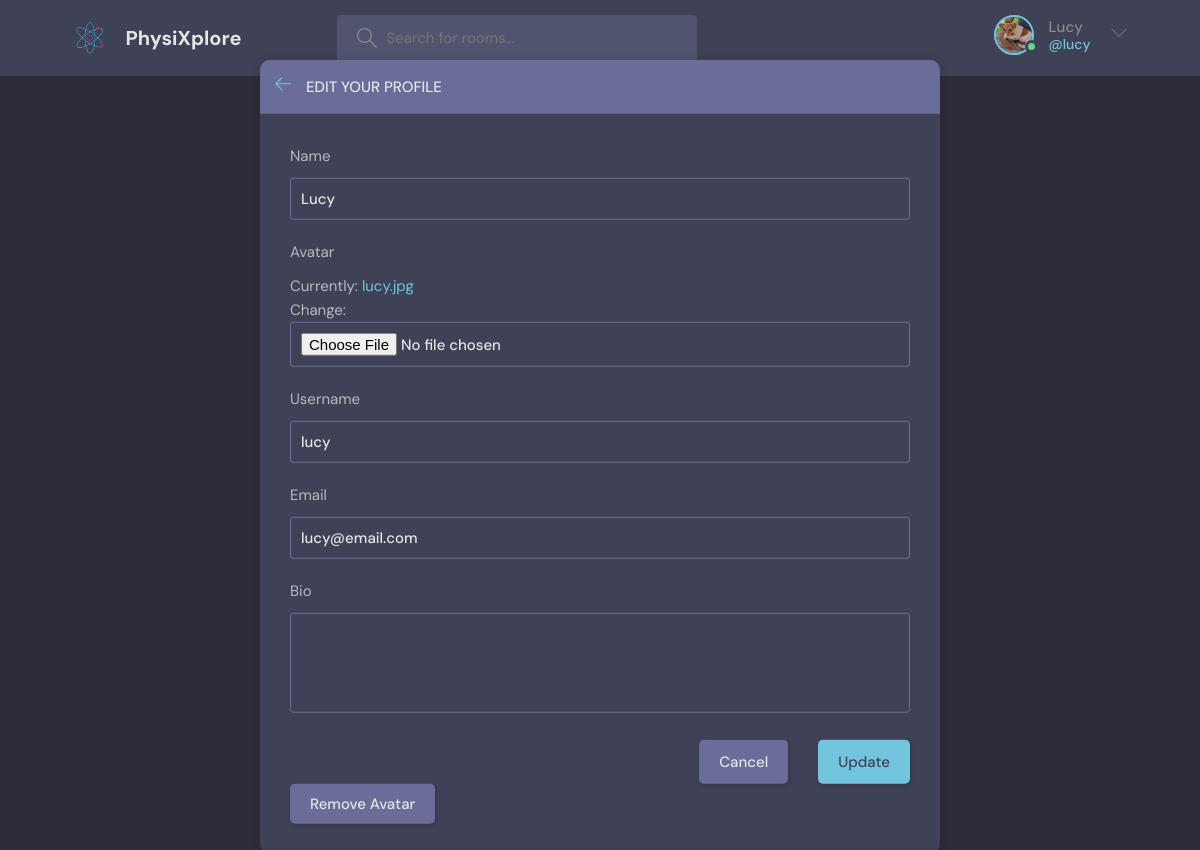
The app's page /update-user/ (signed in) with its own data.
### base/models.py (models this page shows)
class User(AbstractUser):
    name = models.CharField(max_length=200, null=True)
    email = models.EmailField(unique=True, null=True)
    bio = models.TextField(null=True, blank=True, default="Hey, there I'm using PhysiXplorer!")
    avatar = models.ImageField(null=True, default="avatar.svg")
    USERNAME_FIELD = 'email'
    REQUIRED_FIELDS = []
    @property
    def avatar_url(self):
        if self.avatar and hasattr(self.avatar, 'url'):
            return self.avatar.url
        else:
            return static('images/avatar.svg')

### base/views.py (the view)
# urls.py: path('update-user/', views.updateUser, name="update-user"),
@login_required(login_url='login')
def updateUser(request):
    user = request.user
    form = UserForm(instance=user)
    if request.method == 'POST':
        form = UserForm(request.POST, request.FILES, instance=user)
        if form.is_valid():
            form.save()
            return redirect('user-profile', pk=user.id)
    return render(request, 'base/update_user.html', {'form': form})

### base/forms.py
class UserForm(ModelForm):
    class Meta:
        model = User
        fields = ['name', 'avatar', 'username', 'email', 'bio']

### base/templates/base/update_user.html (shortened to what this page needs)
{% extends 'main.html' %}
{% block content %}
    <main class="update-account layout">
        <div class="container">
            <div class="layout__box">
                <div class="layout__boxHeader">
                    <div class="layout__boxTitle">
                        <a href="{% url 'home' %}">
                            <svg version="1.1" xmlns="http://www.w3.org/2000/svg" width="32" height="32"
                                viewBox="0 0 32 32">
                                <title>arrow-left</title>
                                <path
                                    d="M13.723 2.286l-13.723 13.714 13.719 13.714 1.616-1.611-10.96-10.96h27.625v-2.286h-27.625l10.965-10.965-1.616-1.607z">
                                </path>
                            </svg>
                        </a>
                        <h3>Edit your profile</h3>
                    </div>
                </div>
                <div class="layout__body">
                    <form class="form" action="#" method="POST" enctype="multipart/form-data">
                      {% for field in form %}
                      <div class="form__group">
                        <label for="#">{{field.label}}</label>
                        {{field}}
                    </div>
                      {% endfor %}
                        <div class="form__action">
                            <a class="btn btn--dark" href="{% url 'home' %}">Cancel</a>
                            <button class="btn btn--main" type="submit">Update</button>
                        </div>
                    </form>
                    {% if user.avatar %}
                    <form class="form" action="{% url 'remove-avatar' %}" method="POST">
                        <button class="btn btn--dark" type="submit">Remove Avatar</button>
                    </form>
                    {% endif %}
                </div>
            </div>
        </div>
    </main>
{% endblock %}

### templates/navbar.html (shortened to what this page needs)
{% load static %}
<header class="header header--loggedIn">
    <div class="container">
      <a href="{% url 'home' %}" class="header__logo">
        <img src="{% static 'images/logo.png' %}" />
        <h1>PhysiXplore</h1>
      </a>
      <form class="header__search" method="GET" action="{% url 'home' %}">
        <label>
          <input ype="text" name="q" placeholder="Search for rooms..." />
        </label>
      </form>
      <nav class="header__menu">
        {% if request.user.is_authenticated %}
        <div class="header__user">
          <a href="{% url 'user-profile' user.id %}">
            <div class="avatar avatar--medium active">
              <img src="{{request.user.avatar_url}}" />
            </div>
            <p>{{request.user.name}}<span>@{{request.user.username}}</span></p>
          </a>
          <button class="dropdown-button">
            <svg version="1.1" xmlns="http://www.w3.org/2000/svg" width="32" height="32" viewBox="0 0 32 32">
              <title>chevron-down</title>
              <path d="M16 21l-13-13h-3l16 16 16-16h-3l-13 13z"></path>
            </svg>
          </button>
        </div>
        {% else %}
        <a href="{% url 'login' %}">
          <img src="{% static 'images/avatar.svg' %}" />
          <p>Login</p>
        </a>
        {% endif %}
      </nav>
    </div>
  </header>

### records on screen
User: user.avatar_url (picture), user.name "Lucy", user.username "lucy", form "Lucy" "lucy" "lucy@email.com"

### other values on screen
{{ field.label }} "Name" "Avatar" "Username" "Email" "Bio"
